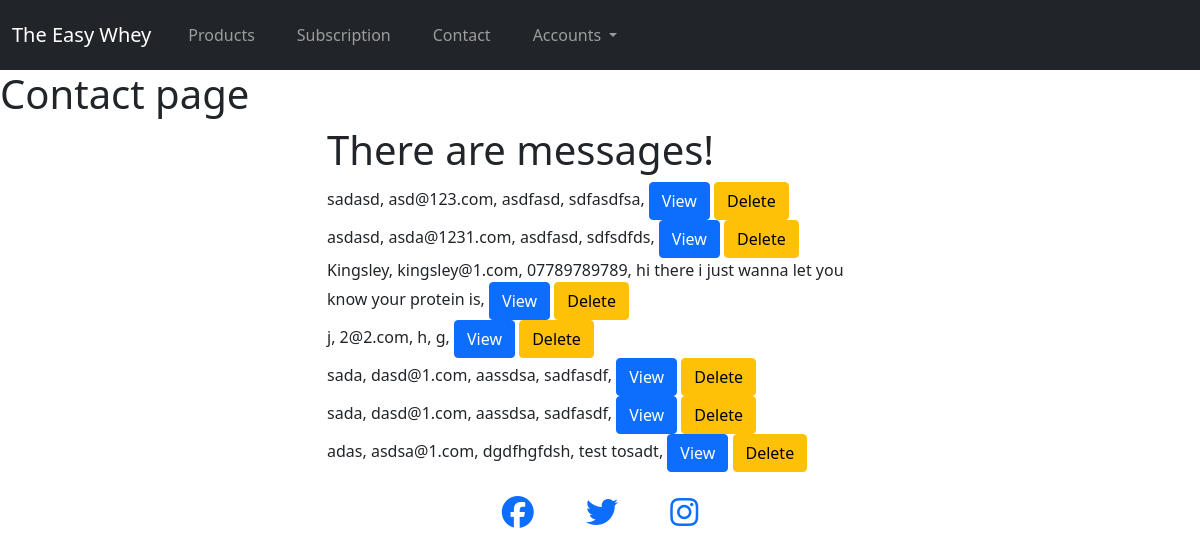
The page /contact/admin/ (signed in) on the database its author committed.
### contact/models.py (models this page shows, shortened)
class Contact(models.Model):
    class Meta:
        verbose_name_plural = "Contact"
    name = models.CharField(max_length=50, null=False, blank=False)
    email = models.EmailField(max_length=100, null=False, blank=False)
    phone_number = models.CharField(max_length=50, null=False, blank=False)
    message = models.CharField(max_length=500, null=False, blank=False)

### contact/views.py (the view)
# urls.py: path('contact/admin/', views.message_management, name="message_management"),
@login_required
@staff_member_required
def message_management(request):
    all_messages = Contact.objects.all()
    context = {
        "all_messages" : all_messages
    }
    return render(request, "contact/all_messages.html", context)

### templates/contact/all_messages.html (shortened to what this page needs)
{% extends 'base.html' %}
{% load static %}
{% block content %}
<h1>Contact page</h1>
<div class="container">
    <div class="row">
        <div class="col-6 offset-3 justify-content-center">
            <div>
                {% if all_messages %}
                <h1>There are messages!</h1>
                <div class="message-container">
                    {% for message in all_messages %}
                    <div class="message-item">
                        {{ message.name }}, {{ message.email }}, {{ message.phone_number }}, {{ message.message }}, <a
                            class="btn btn-primary" href="/contact/admin/{{ message.id }}">View</a> <a
                            class="btn btn-warning" href="/contact/admin/delete/{{ message.id }}">Delete</a>
                    </div>
                    {% endfor %}
                </div>
                {% else %}
                <h1>There are no messages!</h1>
                {% endif %}
            </div>
        </div>
    </div>
</div>
{% endblock %}

### rows shown on the page
Contact: name "sadasd", email "asd@123.com", phone_number "asdfasd", message "sdfasdfsa"
Contact: name "asdasd", email "asda@1231.com", phone_number "asdfasd", message "sdfsdfds"
Contact: name "Kingsley", email "kingsley@1.com", phone_number "07789789789", message "hi there i just wanna let you know your protein is"
Contact: name "j", email "2@2.com", phone_number "h", message "g"
Contact: name "sada", email "dasd@1.com", phone_number "aassdsa", message "sadfasdf"
Contact: name "sada", email "dasd@1.com", phone_number "aassdsa", message "sadfasdf"
Contact: name "adas", email "asdsa@1.com", phone_number "dgdfhgfdsh", message "test tosadt"
